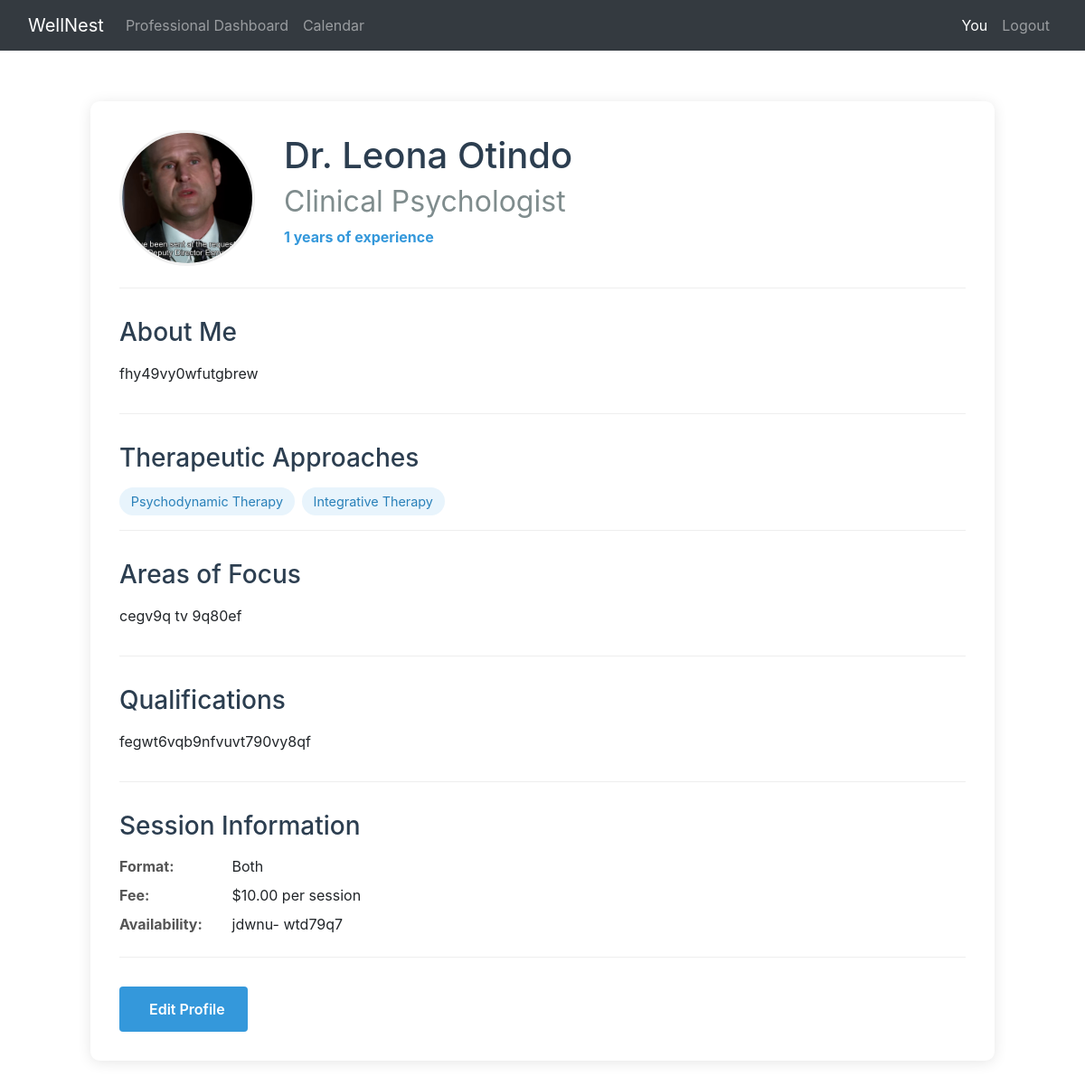
/profile_preview/ (signed in), run on the app's committed database.
### website/models.py (models this page shows, shortened)
class MentalHealthProfessional(models.Model):
    PROFESSION_CHOICES = [
        ('PSY', 'Psychiatrist'),
        ('CLP', 'Clinical Psychologist'),
        ('CP', 'Counseling Psychologist'),
        ('SW', 'Clinical Social Worker'),
        ('MFT', 'Marriage & Family Therapist'),
        ('LPC', 'Licensed Professional Counselor'),
        ('ART', 'Art Therapist'),
        ('MHC', 'Mental Health Counselor'),
    ]
    APPROACH_CHOICES = [
        ('CBT', 'Cognitive Behavioral Therapy'),
        ('PDY', 'Psychodynamic Therapy'),
        ('HMN', 'Humanistic Therapy'),
        ('INT', 'Integrative Therapy'),
        ('DBT', 'Dialectical Behavior Therapy'),
        ('ACT', 'Acceptance & Commitment Therapy'),
        ('EMD', 'EMDR'),
        ('SOL', 'Solution-Focused Therapy'),
    ]
    user = models.OneToOneField(User, on_delete=models.CASCADE, related_name='mental_health_pro')
    profession = models.CharField(max_length=3, choices=PROFESSION_CHOICES)
    license_number = models.CharField(max_length=50, unique=True)
    license_state = models.CharField(max_length=50)
    therapeutic_approaches = models.CharField(max_length=200)  # Comma-separated list of APPROACH_CHOICES
    bio = models.TextField(blank=True)
    profile_complete = models.BooleanField(default=False)
    years_of_experience = models.PositiveIntegerField(default=0)
    qualifications = models.TextField()
    areas_of_focus = models.TextField(help_text="Specific mental health conditions or populations you specialize in")
    practice_name = models.CharField(max_length=200, blank=True)
    website = models.URLField(blank=True)
    accepts_insurance = models.BooleanField(default=False)
    sliding_scale = models.BooleanField(default=False)
    phone = models.CharField(max_length=20)
    emergency_contact = models.CharField(max_length=20, blank=True)
    address = models.TextField(blank=True)
    city = models.CharField(max_length=100)
    state = models.CharField(max_length=100)
    country = CountryField()
    postal_code = models.CharField(max_length=20)
    session_format = models.CharField(max_length=100,
                                   choices=[('INP', 'In-person'), ('ONL', 'Online'), ('BOTH', 'Both')])
    session_length = models.PositiveIntegerField(default=50, help_text="Typical session length in minutes")
    session_fee = models.DecimalField(max_digits=6, decimal_places=2, default=0.00,  # Add default value
        help_text="Fee per session in your local currency")
    availability = models.TextField(help_text="Your typical availability (e.g., Mon-Wed 9am-5pm)")
    profile_picture = models.ImageField(upload_to='therapists/profile_pics/', blank=True)
    license_verification = models.FileField(upload_to='therapists/license_docs/')
    crisis_protocol = models.TextField(blank=True, help_text="Your protocol for handling client crises")
    created_at = models.DateTimeField(auto_now_add=True)
    updated_at = models.DateTimeField(auto_now=True)
    def get_approaches_list(self):
        return [dict(self.APPROACH_CHOICES).get(code, code)
                for code in self.therapeutic_approaches.split(',')]

### website/appointment_views.py (the view)
# urls.py: path('profile_preview/', appointment_views.profile_preview, name='profile_preview'),
@login_required
def profile_preview(request):
    try:
        professional = request.user.mental_health_pro
    except MentalHealthProfessional.DoesNotExist:
        messages.error(request, "This account is not registered as a mental health professional.")
        return redirect('home')
    context = {
        'professional': professional,
        'approaches': professional.get_approaches_list(),
    }
    return render(request, 'profiles/professional_profile_preview.html', context)

### website/templates/profiles/professional_profile_preview.html (shortened to what this page needs)
{% extends 'base.html' %}
{% block content %}
<div class="professional-profile-container">
    <div class="profile-header">
        {% if professional.profile_picture %}
        <img src="{{ professional.profile_picture.url }}" class="profile-image" alt="Profile Picture">
        {% else %}
        <div class="profile-image-placeholder">
            <i class="fas fa-user-md"></i>
        </div>
        {% endif %}
        <div class="profile-title">
            <h1>Dr. {{ professional.user.first_name }} {{ professional.user.last_name }}</h1>
            <h2>{{ professional.get_profession_display }}</h2>
            <p class="experience">{{ professional.years_of_experience }} years of experience</p>
        </div>
    </div>
    <div class="profile-content">
        <section class="profile-section">
            <h3>About Me</h3>
            <p>{{ professional.bio }}</p>
        </section>
        <section class="profile-section">
            <h3>Therapeutic Approaches</h3>
            <div class="approaches">
                {% for approach in approaches %}
                <span class="approach-badge">{{ approach }}</span>
                {% endfor %}
            </div>
        </section>
        <section class="profile-section">
            <h3>Areas of Focus</h3>
            <p>{{ professional.areas_of_focus }}</p>
        </section>
        <section class="profile-section">
            <h3>Qualifications</h3>
            <p>{{ professional.qualifications }}</p>
        </section>
        <section class="profile-section session-info">
            <h3>Session Information</h3>
            <div class="session-details">
                <div>
                    <span class="detail-label">Format:</span>
                    <span>{{ professional.get_session_format_display }}</span>
                </div>
                <div>
                    <span class="detail-label">Fee:</span>
                    <span>${{ professional.session_fee }} per session</span>
                </div>
                <div>
                    <span class="detail-label">Availability:</span>
                    <span>{{ professional.availability }}</span>
                </div>
            </div>
        </section>
        {% if user == professional.user %}
        <div class="profile-actions">
            <a href="{% url 'professional_profile' %}" class="btn btn-edit">
                 Edit Profile
            </a>
        </div>
        {% endif %}
    </div>
</div>
{% endblock %}

### static/css/main.css (style rules this page uses)
.profile-header { display: flex; align-items: center; gap: 2rem; margin-bottom: 2rem; padding-bottom: 1.5rem; border-bottom: 1px solid #eee; }
.detail-label { font-weight: 600; width: 120px; color: #555; }
.professional-profile-container, .professional-edit-container { max-width: 1000px; margin: 2rem auto; padding: 2rem; background: white; border-radius: 10px; box-shadow: 0 2px 15px rgba(0,0,0,0.1); }
.profile-image { width: 150px; height: 150px; border-radius: 50%; object-fit: cover; border: 3px solid #f0f0f0; }
.profile-title h1 { margin: 0; color: #2c3e50; }
.profile-title h2 { margin: 0.5rem 0; color: #7f8c8d; font-weight: normal; }
.experience { color: #3498db; font-weight: bold; }
.profile-section { margin-bottom: 2rem; padding-bottom: 1rem; border-bottom: 1px solid #eee; }
.profile-section h3 { color: #2c3e50; margin-bottom: 1rem; }
.approaches { display: flex; flex-wrap: wrap; gap: 0.5rem; }
.approach-badge { background: #e8f4fc; color: #2980b9; padding: 0.3rem 0.8rem; border-radius: 20px; font-size: 0.9rem; }
.session-details div { margin-bottom: 0.5rem; }
.detail-label { font-weight: bold; display: inline-block; width: 120px; color: #555; }
.profile-actions, .form-actions { display: flex; gap: 1rem; margin-top: 2rem; }
.btn { padding: 0.75rem 1.5rem; border-radius: 4px; font-weight: 600; cursor: pointer; display: inline-flex; align-items: center; gap: 0.5rem; text-decoration: none; }
.btn-edit { background: #3498db; color: white; }

### data on the page
MentalHealthProfessional: profile_picture (picture), user.first_name "Leona", user.last_name "Otindo", profession "Clinical Psychologist", years_of_experience "1", bio "fhy49vy0wfutgbrew", areas_of_focus "cegv9q tv 9q80ef", qualifications "fegwt6vqb9nfvuvt790vy8qf", session_format "Both", session_fee "10.00", availability "jdwnu- wtd79q7"

### other printed values
{{ approach }} "Psychodynamic Therapy" "Integrative Therapy"
